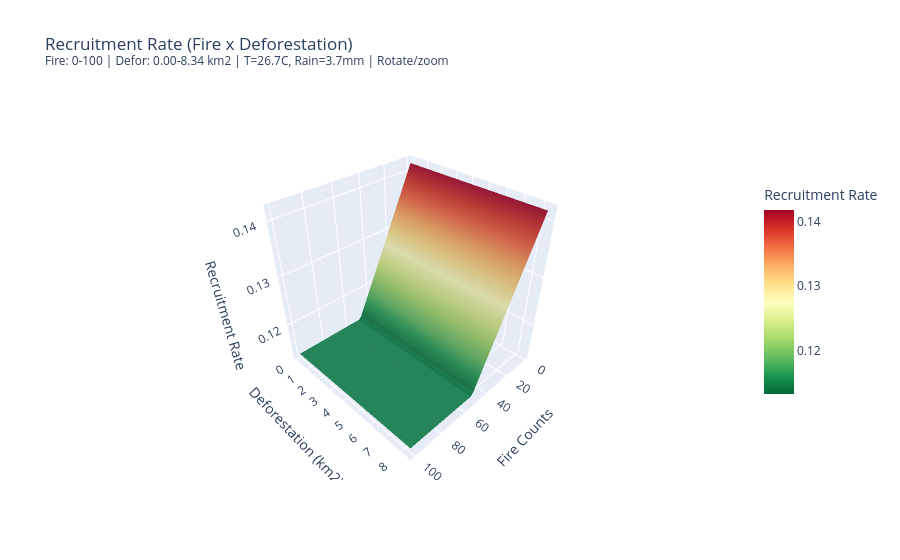

Notebook code cell kept with this figure:
### Code cell
# ============================================================================
# PLOT 4: Recruitment Rate (Fire x Deforestation)
# ============================================================================
temp_f = temp_actual.mean()
rain_f = rain_actual.mean()
Z4 = np.array([[b_rate_with_environment(rain_f, temp_f, R_L, f, d) for f in fire_3d] for d in defor_3d])

fig4 = go.Figure()
fig4.add_trace(go.Surface(
    x=fire_3d, y=defor_3d, z=Z4,
    colorscale='RdYlGn_r',
    opacity=0.9,
    colorbar=dict(title='Recruitment Rate', len=0.6)
))

fig4.update_layout(
    title=f'Recruitment Rate (Fire x Deforestation)<br><sup>Fire: {fire_3d.min():.0f}-{fire_3d.max():.0f} | Defor: {defor_3d.min():.2f}-{defor_3d.max():.2f} km2 | T={temp_f:.1f}C, Rain={rain_f:.1f}mm | Rotate/zoom</sup>',
    scene=dict(
        xaxis_title='Fire Counts',
        yaxis_title='Deforestation (km2)',
        zaxis_title='Recruitment Rate'
    ),
    height=600
)

fig4.show()

### Figure 1 — Plotly figure (JSON) as saved in the notebook; plotly's stock layout.template omitted (floating-point values rounded to 4 significant figures; data arrays with more than 128 entries replaced by an {"elided": "..."} marker saying what was removed)
{"data": [{"colorbar": {"len": 0.6, "title": {"text": "Recruitment Rate"}}, "colorscale": [[0, "rgb(0,104,55)"], [0.1, "rgb(26,152,80)"], [0.2, "rgb(102,189,99)"], [0.3, "rgb(166,217,106)"], [0.4, "rgb(217,239,139)"], [0.5, "rgb(255,255,191)"], [0.6, "rgb(254,224,139)"], [0.7, "rgb(253,174,97)"], [0.8, "rgb(244,109,67)"], [0.9, "rgb(215,48,39)"], [1, "rgb(165,0,38)"]], "opacity": 0.9, "type": "surface", "x": [0, 2.041, 4.082, 6.122, 8.163, 10.2, 12.24, 14.29, 16.33, 18.37, 20.41, 22.45, 24.49, 26.53, 28.57, 30.61, 32.65, 34.69, 36.73, 38.78, 40.82, 42.86, 44.9, 46.94, 48.98, 51.02, 53.06, 55.1, 57.14, 59.18, 61.22, 63.27, 65.31, 67.35, 69.39, 71.43, 73.47, 75.51, 77.55, 79.59, 81.63, 83.67, 85.71, 87.76, 89.8, 91.84, 93.88, 95.92, 97.96, 100], "y": [0, 0.1701, 0.3402, 0.5103, 0.6805, 0.8506, 1.021, 1.191, 1.361, 1.531, 1.701, 1.871, 2.041, 2.211, 2.382, 2.552, 2.722, 2.892, 3.062, 3.232, 3.402, 3.572, 3.743, 3.913, 4.083, 4.253, 4.423, 4.593, 4.763, 4.933, 5.103, 5.274, 5.444, 5.614, 5.784, 5.954, 6.124, 6.294, 6.464, 6.634, 6.805, 6.975, 7.145, 7.315, 7.485, 7.655, 7.825, 7.995, 8.165, 8.336], "z": {"elided": "50x50 float values"}}], "layout": {"autosize": true, "scene": {"aspectmode": "auto", "aspectratio": {"x": 1, "y": 1, "z": 1}, "camera": {"center": {"x": 0, "y": 0, "z": 0}, "eye": {"x": 1.438, "y": 1.438, "z": 1.438}, "projection": {"type": "perspective"}, "up": {"x": 0, "y": 0, "z": 1}}, "xaxis": {"title": {"text": "Fire Counts"}, "type": "linear"}, "yaxis": {"title": {"text": "Deforestation (km2)"}, "type": "linear"}, "zaxis": {"title": {"text": "Recruitment Rate"}, "type": "linear"}}, "title": {"text": "Recruitment Rate (Fire x Deforestation)<br><sup>Fire: 0-100 | Defor: 0.00-8.34 km2 | T=26.7C, Rain=3.7mm | Rotate/zoom</sup>"}}}
